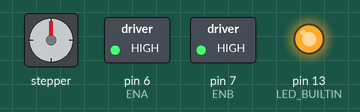
Simulated run of this sketch. Board: Arduino Uno, built with avr-gcc and run on an emulated ATmega328P. Shown: stepper motor, switched loads named in the sketch (green lamp = pin HIGH), output pins drawn as LEDs (lit = HIGH). Wiring (inferred from the names in the program): stepper motor (2048 steps per turn assumed): coils pin 2, pin 3, pin 4, pin 5. Pins used as bus, display or sensor lines are not drawn; what the sketch prints to the serial monitor is not drawn.

Above: at 2.5 s.
At 8.5 s:
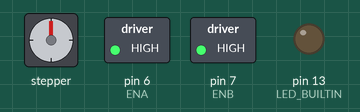
At 12.0 s:
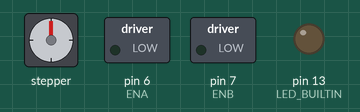
Timing chart, 0 to 16.9 s (numbered marks = the images above):
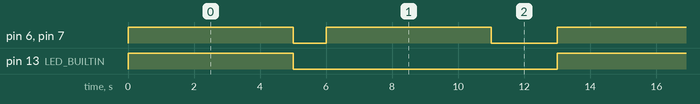

Measured:
- by itself, pin 6 (ENA), pin 7 (ENB): repeats every 13.0 s: LOW 1.0 s, HIGH 5.0 s, LOW 2.0 s, HIGH 5.0 s
- by itself, pin 13 (LED_BUILTIN): alternates HIGH for 5.0 s and LOW for 8.0 s
- by itself, everything shown: repeats every 13.0 s, in 4 steps

The sketch:

sumo-bot.ino
```cpp
/**
 * RESOURCES
 * L298N Stepper Motor Driver Controller: https://www.crcibernetica.com/l298n-stepper-motor-driver-controller/
 */

// INCLUDES
#include <SoftwareSerial.h>

/* ================================== VAR DEFINITION ================================== */

// L298N VARS
#define IN1 2
#define IN2 3
#define IN3 4
#define IN4 5
#define ENA 6
#define ENB 7
int speed = 255;

// BUILT-IN LED
#define BLINK_INTERVAL 300

/* ================================== END VAR DEFINITION ================================== */

void setup() {
  pinMode(LED_BUILTIN, OUTPUT);
  Serial.begin(9600);

  // SETUPS
  Serial.println("starting setup");

  L298N_setup();

  Serial.println("setup completed");
}

void loop() {
  fordward();
  delay(5000);

  stop();
  delay(1000);

  backward();
  delay(5000);

  stop();
  delay(2000);
}

void L298N_setup() {
  Serial.println("==> L298N setup");

  pinMode(IN1, OUTPUT);
  pinMode(IN2, OUTPUT);
  pinMode(IN3, OUTPUT);
  pinMode(IN4, OUTPUT);
  pinMode(ENA, OUTPUT);
  pinMode(ENB, OUTPUT);
}

void backward() {
  digitalWrite(LED_BUILTIN, LOW);
  digitalWrite(IN1, HIGH);
  digitalWrite(IN2, LOW);
  analogWrite(ENA, speed);
  digitalWrite(IN3, LOW);
  digitalWrite(IN4, HIGH);
  analogWrite(ENB, speed);
}

void fordward() {
  digitalWrite(LED_BUILTIN, HIGH);
  digitalWrite(IN1, LOW);
  digitalWrite(IN2, HIGH);
  analogWrite(ENA, speed);
  digitalWrite(IN3, HIGH);
  digitalWrite(IN4, LOW);
  analogWrite(ENB, speed);
}

void stop() {
  digitalWrite(LED_BUILTIN, LOW);
  digitalWrite(IN1, LOW);
  digitalWrite(IN2, LOW);
  analogWrite(ENA, 0);
  digitalWrite(IN3, LOW);
  digitalWrite(IN4, LOW);
  analogWrite(ENB, 0);
}
```
